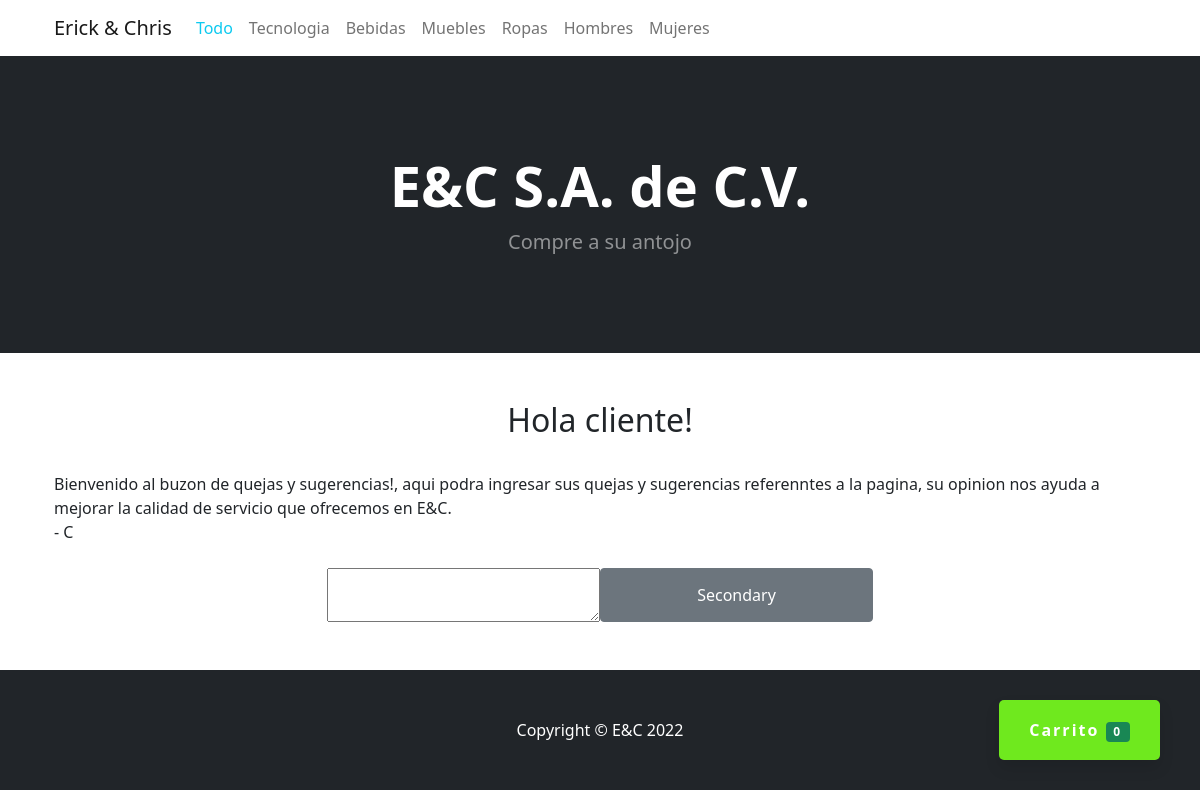
The app's page /buzon.php with its own data.
### tables this page shows
CREATE TABLE `categorias` (
  `id` int(11) NOT NULL,
  `categoria` varchar(50) NOT NULL
);

### buzon.php (the view, shortened to what this page needs)
<?php require_once "config/conexion.php"; ?>
<!DOCTYPE html>
<html lang="en">
<head>
    <link href="assets/css/styles.css" rel="stylesheet" />
    <link href="assets/css/estilos.css" rel="stylesheet" />
</head>
<body>
    <a href="#" class="btn-flotante" id="btnCarrito">Carrito <span class="badge bg-success" id="carrito">0</span></a>
    <div class="container">
        <nav class="navbar navbar-expand-lg navbar-light">
            <div class="container-fluid">
                <a class="navbar-brand" href="http://localhost/Proyecto%20Final%20Rey/">Erick & Chris</a>
                <div class="collapse navbar-collapse" id="navbarNav">
                    <ul class="navbar-nav">
                        <a href="#" class="nav-link text-info" category="all">Todo</a>
                        <?php
                        $query = mysqli_query($conexion, "SELECT * FROM categorias");
                        while ($data = mysqli_fetch_assoc($query)) { ?>
                            <a href="#" class="nav-link" category="<?php echo $data['categoria']; ?>"><?php echo $data['categoria']; ?></a>
                        <?php } ?>
                    </ul>
                </div>
            </div>
        </nav>
    </div>
    <header class="bg-dark py-5">
        <div class="container px-4 px-lg-5 my-5">
            <div class="text-center text-white">
                <h1 class="display-4 fw-bolder">E&C S.A. de C.V.</h1>
                <p class="lead fw-normal text-white-50 mb-0">Compre a su antojo</p>
            </div>
        </div>
    </header>
    <section class="py-5">
        <div class="container px-4 px-lg-5">
            <div class="row gx-4 gx-lg-5 row-cols-2 row-cols-md-3 row-cols-xl-4 justify-content-center">
                <center><h2>Hola cliente!</h2></center><br>Bienvenido al buzon de quejas y sugerencias!, aqui podra ingresar sus quejas y sugerencias
                 referenntes a la pagina, su opinion nos ayuda a mejorar la calidad de servicio que ofrecemos en E&C. <br>- C<br><br>
                <textarea></textarea>
                <button type="button" class="btn btn-secondary">Secondary</button>
            </div>
        </div>
    </section>
    <footer class="py-5 bg-dark">
        <div class="container">
            <p class="m-0 text-center text-white">Copyright &copy; E&C 2022</p>
        </div>
    </footer>
</body>
</html>

### assets/css/estilos.css (style rules this page uses)
.btn-flotante { font-size: 16px; font-weight: bold; color: #ffffff; border-radius: 5px; letter-spacing: 2px; background-color: #6fe91e; padding: 18px 30px; position: fixed; bottom: 40px; right: 40px; transition: all 300ms ease 0ms; box-shadow: 0px 8px 15px rgba(0, 0, 0, 0.1); z-index: 99; text-decoration: none; }

### records on screen
categorias: categoria "Tecnologia"
categorias: categoria "Bebidas"
categorias: categoria "Muebles"
categorias: categoria "Ropas"
categorias: categoria "Hombres"
categorias: categoria "Mujeres"
